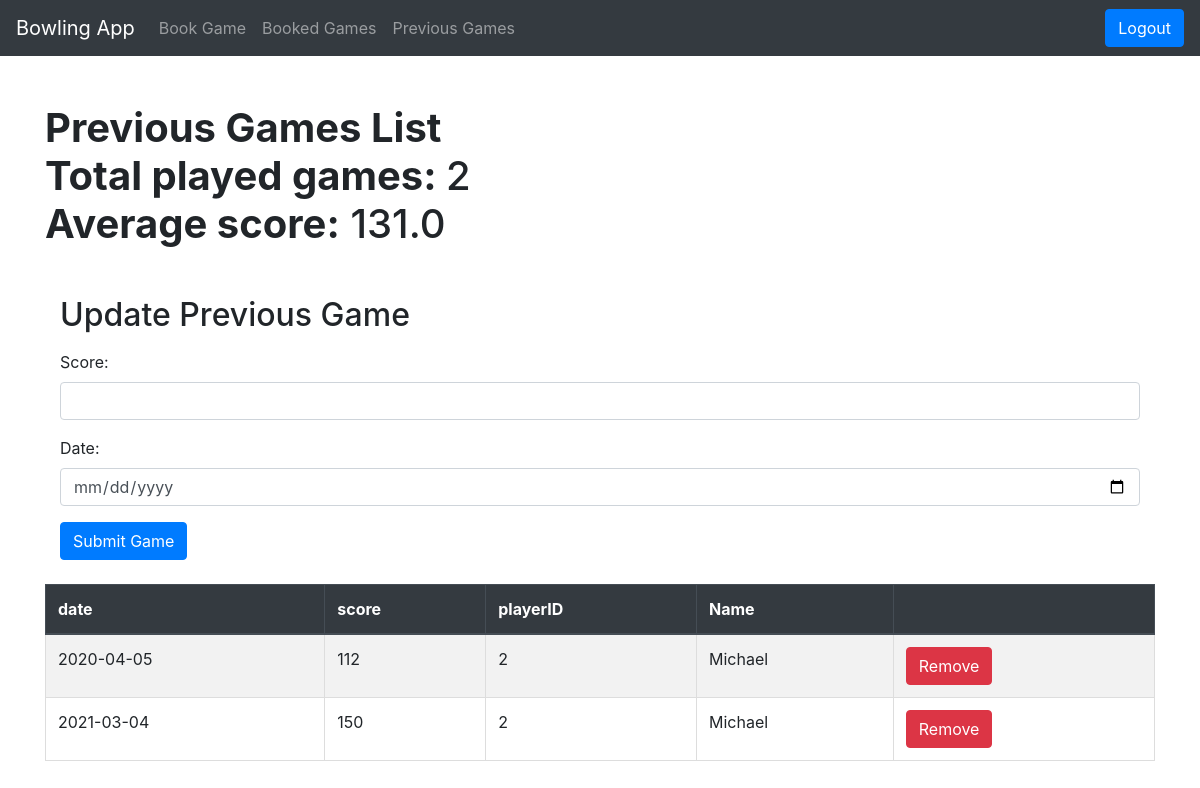
Screenshot of /previous_games (signed in) with the database file from the repository.
### tables this page shows
CREATE TABLE PreviousGames (gameID INTEGER PRIMARY KEY AUTOINCREMENT, date date, score INTEGER, playerID REFERENCES Players (playerID));

CREATE TABLE Players (playerID INTEGER PRIMARY KEY AUTOINCREMENT, fName varchar, lName varchar, email varchar, password varchar);

### app.py (the view)
@app.route("/previous_games", methods=["GET"])
def show_previous_games():
    player_ID = session["player_id"]
    return render_template("previous_games.html", previousGames=query_db('SELECT * FROM previousGames INNER JOIN players ON previousGames.playerID = players.playerID WHERE previousGames.playerID = ?', [player_ID]),
    numOfGames=query_db('SELECT COUNT(?) AS numOfGames FROM previousGames WHERE playerID = ? GROUP BY playerID ',[player_ID, player_ID]),
    avg_score=average_score(player_ID))

### app.py (called while the page is built)
def average_score(playerID):
    result = query_db("SELECT ROUND(AVG(score), 1) FROM previousGames WHERE playerID = ? GROUP BY playerID", [playerID])
    if result:
        avg_score = result[0][0]
    else:
        avg_score = 0
    return avg_score

### test.py (called while the page is built)
def get_db():
    db = getattr(g, '_database', None)
    if db is None:
        db = g._database = sqlite3.connect(DATABASE)
        db.row_factory = sqlite3.Row
    return db

def query_db(query, args=(), one=False, commit=False):
    try:
        if commit:
            db = get_db()
            cur = db.execute(query, args)
            db.commit()
            cur.close()
            return None
        else:
            cur = get_db().execute(query, args)
            rv = cur.fetchall()
            cur.close()
            return (rv[0] if rv else None) if one else rv
    except sqlite3.Error as e:
        print("SQLite error:", e)
        return e

### template/previous_games.html (shortened to what this page needs)
<!DOCTYPE html>
<html lang="en">
<head>
    <link rel="stylesheet" href="https://stackpath.bootstrapcdn.com/bootstrap/4.5.2/css/bootstrap.min.css">
</head>
<body>
    <nav class="navbar navbar-expand-lg navbar-dark bg-dark">
        <a class="navbar-brand" href="/logged_in">Bowling App</a>
        <div class="collapse navbar-collapse" id="navbarNav">
            <ul class="navbar-nav">
                <li class="nav-item">
                    <a class="nav-link" href="/book_game">Book Game</a>
                </li>
                <li class="nav-item">
                    <a class="nav-link" href="/booked_games">Booked Games</a>
                </li>
                <li class="nav-item">
                    <a class="nav-link" href="/previous_games">Previous Games</a>
                </li>
            </ul>
        </div>
        <form action="/logout" method="POST" class="ml-auto">
            <button type="submit" class="btn btn-primary">Logout</button>
        </form>
    </nav>
    <div class="container mt-4">
        {% for num in numOfGames %}
            <h1 class="mt-5"><b>Previous Games List<br> Total played games: </b>{{num['numOfGames']}} <br>
        {% endfor %}
        <b>Average score:</b> {{avg_score}}
        </h1>
        <div class="container">
            <h2 class="mt-5">Update Previous Game</h2>
            <form action="/previous_games" method="POST" class="mt-3">
                <div class="form-group">
                    <label for="score">Score:</label>
                    <input type="number" class="form-control" id="score" name="score" required>
                </div>
                <div class="form-group">
                    <label for="date">Date:</label>
                    <input type="date" class="form-control" id="date" name="date" required>
                </div>
                <button type="submit" class="btn btn-primary">Submit Game</button>
            </form>
        </div>
        <br>
        <table class="table table-striped">
            <thead class="thead-dark">
                <tr>
                    <th>date</th>
                    <th>score</th>
                    <th>playerID</th>
                    <th>Name </th>
                    <th></th>
                </tr>
            </thead>
            <tbody>
                {% for game in previousGames %}
                    <tr>
                        <td>{{ game['date'] }}</td>
                        <td>{{ game['score'] }}</td>
                        <td>{{ game['playerID'] }}</td>
                        <td>{{ game['fName'] }}</td>
                        <td>
                            <form action="/remove_previous_game" method="POST">
                                <button type="submit" class="btn btn-danger">Remove</button>
                            </form>
                        </td>
                    </tr>
                {% endfor %}
            </tbody>
        </table>
    </div>
</body>
</html>

### template/previous_games.html (style rules this page uses)
table { width: 100%; border-collapse: collapse; }
th, td { border: 1px solid #ddd; padding: 8px; text-align: left; }
th { background-color: #f2f2f2; }

### rows the page displays
PreviousGames: date "2020-04-05", score "112", playerID "2", fName "Michael"
PreviousGames: date "2021-03-04", score "150", playerID "2", fName "Michael"

### other values shown
{{ num['numOfGames'] }} "2"
{{ avg_score }} "131.0"
